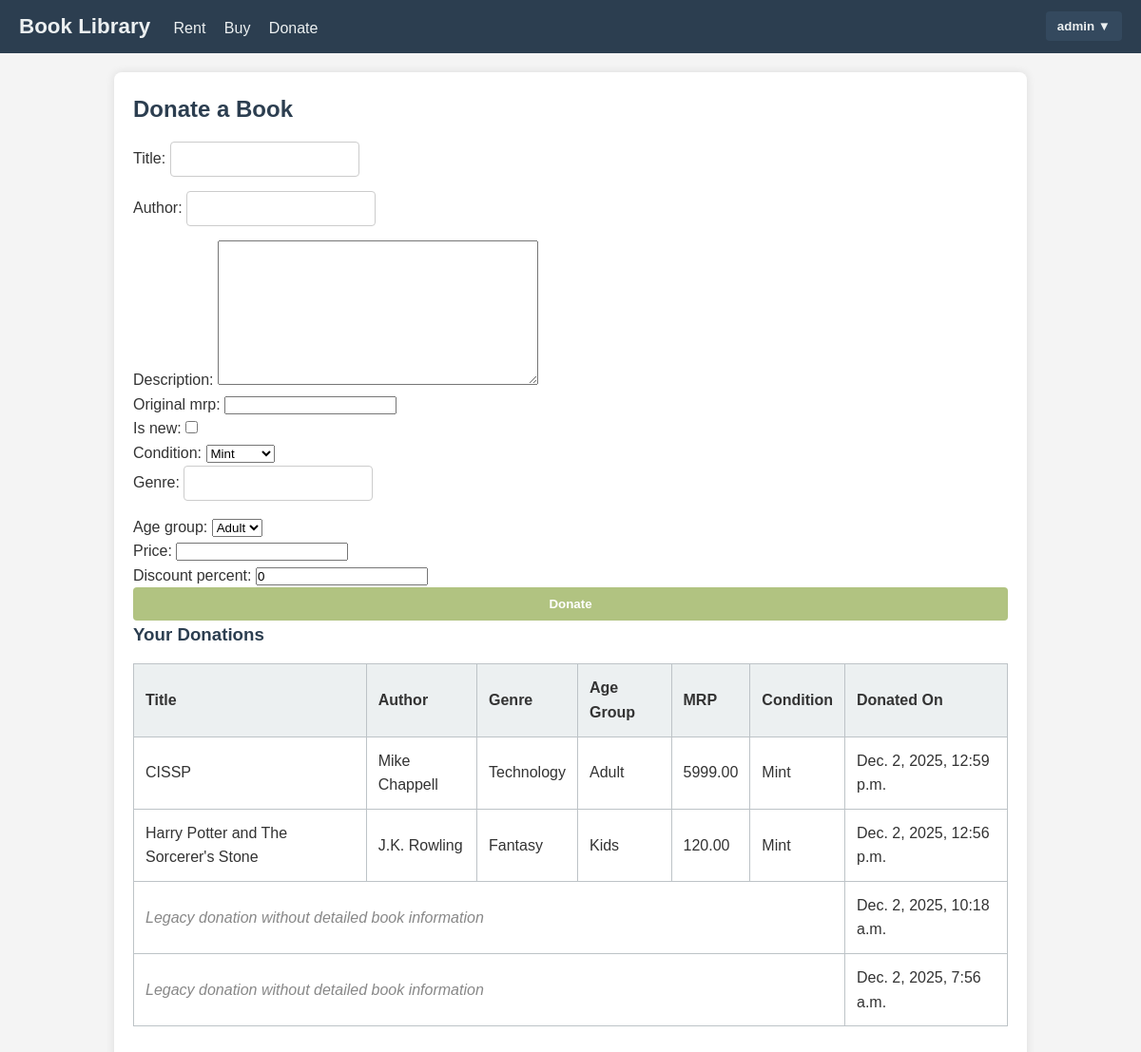
The app's page /?tab=donate (signed in) with its own data.
### library_app/models.py (models this page shows, shortened)
class Donation(models.Model):
    user = models.ForeignKey(User, on_delete=models.CASCADE)
    book = models.ForeignKey(Book, on_delete=models.CASCADE, null=True, blank=True)
    donated_on = models.DateTimeField(auto_now_add=True)

class Book(models.Model):
    CONDITION_CHOICES = [
        ('mint', 'Mint'),
        ('not-mint', 'Not Mint'),
    ]
    AGE_GROUP_CHOICES = [
        ('kids', 'Kids'),
        ('adult', 'Adult'),
    ]
    title = models.CharField(max_length=200)
    author = models.CharField(max_length=100)
    description = models.TextField(blank=True, default="")
    original_mrp = models.DecimalField(max_digits=8, decimal_places=2, null=True, blank=True)
    is_new = models.BooleanField(default=False)
    condition = models.CharField(max_length=20, choices=CONDITION_CHOICES, default='mint')
    genre = models.CharField(max_length=100, blank=True, default="")
    age_group = models.CharField(max_length=10, choices=AGE_GROUP_CHOICES, default='adult')
    price = models.DecimalField(max_digits=8, decimal_places=2, null=True, blank=True)
    discount_percent = models.PositiveIntegerField(default=0)
    offer_price = models.DecimalField(max_digits=8, decimal_places=2, null=True, blank=True)
    available = models.BooleanField(default=True)
    donated_by = models.ForeignKey(
        User,
        null=True,
        blank=True,
        on_delete=models.SET_NULL,
        related_name='donated_books'
    )

### library_app/views/home.py (the view)
# urls.py: path("", library_home, name="library-home"),
@login_required
def library_home(request):
    tab = request.GET.get("tab", "rent")
    books_qs = Book.objects.all().order_by("id")
    buyable_qs = Book.objects.filter(price__isnull=False).order_by("id")
    page_number = request.GET.get("page", 1)
    if tab == "rent":
        paginator = Paginator(books_qs, 5)
        books = paginator.get_page(page_number)
        buyable_books = None
    elif tab == "buy":
        paginator = Paginator(buyable_qs, 5)
        buyable_books = paginator.get_page(page_number)
        books = None
    else:
        books = books_qs
        buyable_books = buyable_qs
    rentals = Rental.objects.filter(user=request.user).order_by("-rented_on")
    donations = (
        Donation.objects.filter(user=request.user)
        .select_related("book")
        .order_by("-donated_on")
    )
    purchases = (
        Purchase.objects.filter(user=request.user)
        .select_related("book")
        .order_by("-purchased_on")
    )
    donation_form = DonationBookForm()
    context = {
        "tab": tab,
        "books": books,
        "buyable_books": buyable_books,
        "rentals": rentals,
        "donations": donations,
        "purchases": purchases,
        "donation_form": donation_form,
    }
    return render(request, "library_app/home.html", context)

### library_app/forms.py
class DonationBookForm(forms.ModelForm):
    class Meta:
        model = Book
        fields = [
            'title',
            'author',
            'description',
            'original_mrp',
            'is_new',
            'condition',
            'genre',
            'age_group',
            'price',
            'discount_percent',
        ]

### library_app/templates/library_app/home.html (shortened to what this page needs)
{% extends 'library_app/index.html' %}
{% block content %}
  {% if tab == 'rent' %}
    <h2>Rent Books</h2>
    <h3>Available Books (Rent)</h3>
    <table>
      <thead>
        <tr>
          <th>Title</th><th>Author</th><th>Status</th><th>Actions</th>
        </tr>
      </thead>
      <tbody>
        {% for book in books %}
        <tr>
          <td>{{ book.title }}</td>
          <td>{{ book.author }}</td>
          <td>
            {% if book.available %}
              <span class="status-available">Available</span>
            {% else %}
              <span class="status-rented">Rented</span>
            {% endif %}
          </td>
          <td>
            {% if book.available %}
              <a href="{% url 'rent-book' book.id %}" class="btn-action">Rent</a>
            {% else %}
              <span class="disabled">Not Available</span>
            {% endif %}
          </td>
        </tr>
        {% empty %}
        <tr><td colspan="4">No books available.</td></tr>
        {% endfor %}
      </tbody>
    </table>
    {% if books and books.paginator %}
      <div class="pagination">
        {% if books.has_previous %}
          <a href="?tab=rent&page={{ books.previous_page_number }}">Previous</a>
        {% endif %}
        <span>Page {{ books.number }} of {{ books.paginator.num_pages }}</span>
        {% if books.has_next %}
          <a href="?tab=rent&page={{ books.next_page_number }}">Next</a>
        {% endif %}
      </div>
    {% endif %}
  {% elif tab == 'donate' %}
    <h2>Donate a Book</h2>
    <form method="POST" action="{% url 'donate-book' %}" class="form">
      {{ donation_form.as_p }}
      <button type="submit" class="btn-primary">Donate</button>
    </form>
 <h3>Your Donations</h3>
  <table>
    <thead>
      <tr>
        <th>Title</th>
        <th>Author</th>
        <th>Genre</th>
        <th>Age Group</th>
        <th>MRP</th>
        <th>Condition</th>
        <th>Donated On</th>
      </tr>
    </thead>
    <tbody>
      {% for donation in donations %}
      <tr>
        {% if donation.book %}
          <td>{{ donation.book.title }}</td>
          <td>{{ donation.book.author }}</td>
          <td>{{ donation.book.genre }}</td>
          <td>{{ donation.book.get_age_group_display }}</td>
          <td>{{ donation.book.original_mrp }}</td>
          <td>{{ donation.book.get_condition_display }}</td>
        {% else %}
          <td colspan="6" style="font-style: italic; color: #888;">
            Legacy donation without detailed book information
          </td>
        {% endif %}
        <td>{{ donation.donated_on }}</td>
      </tr>
      {% empty %}
      <tr>
        <td colspan="7">No donations yet.</td>
      </tr>
      {% endfor %}
    </tbody>
  </table>
  {% else %}
    <h2>Your Library</h2>
    <p>Select an option from the navigation bar above.</p>
  {% endif %}
{% endblock %}

### library_app/templates/library_app/index.html (shortened to what this page needs)
{% load static %}
<!DOCTYPE html>
<html lang="en">
<head>
  <link rel="stylesheet" href="{% static 'library_app/styles.css' %}" />
</head>
<body>
  <nav class="navbar">
    <div class="nav-left">
      <a href="{% url 'library-home' %}" class="nav-brand">Book Library</a>
      {% if user.is_authenticated %}
        <a href="{% url 'library-home' %}?tab=rent" class="nav-link">Rent</a>
        <a href="{% url 'library-home' %}?tab=buy" class="nav-link">Buy</a>
        <a href="{% url 'library-home' %}?tab=donate" class="nav-link">Donate</a>
      {% endif %}
    </div>
    <div class="nav-right">
      {% if user.is_authenticated %}
      <div class="dropdown">
        <button class="dropbtn">
          {{ user.username }} ▼
        </button>
      </div>
      {% else %}
        <a href="{% url 'login' %}" class="nav-link">Login</a>
        <a href="{% url 'register' %}" class="nav-link">Register</a>
      {% endif %}
    </div>
  </nav>
  <div class="container">
    <main>
      {% block content %}{% endblock %}
    </main>
  </div>
</body>
</html>

### library_app/static/library_app/styles.css (style rules this page uses)
* { box-sizing: border-box; margin: 0; padding: 0; }
body { font-family: Arial, sans-serif; background-color: #f4f4f4; line-height: 1.6; color: #333; }
.container { max-width: 960px; margin: 20px auto; padding: 20px; background: #fff; box-shadow: 0 0 10px rgba(0,0,0,0.1); border-radius: 8px; }
h2, h3 { margin-bottom: 15px; color: #2c3e50; }
form { display: flex; flex-direction: column; }
form input[type="text"], form input[type="password"] { padding: 10px; margin-bottom: 15px; border: 1px solid #ccc; border-radius: 4px; }
button, .btn-primary, .btn-action, .btn-logout, .btn-buy { background-color: #B1C381; color: #fff; padding: 10px 15px; border: none; border-radius: 4px; cursor: pointer; font-weight: 600; transition: background 0.3s; text-decoration: none; display: inline-block; text-align: center; }
table { width: 100%; border-collapse: collapse; margin-bottom: 20px; }
thead { background-color: #ecf0f1; }
th, td { padding: 12px; border: 1px solid #bdc3c7; text-align: left; }
.navbar { background-color: #2c3e50; color: #ecf0f1; padding: 10px 20px; display: flex; justify-content: space-between; align-items: center; }
.nav-brand { font-size: 1.4rem; font-weight: 700; color: #ecf0f1; text-decoration: none; margin-right: 20px; }
.nav-left .nav-link, .nav-right .nav-link { margin-right: 15px; color: #ecf0f1; text-decoration: none; font-weight: 500; }
.dropdown { position: relative; display: inline-block; }
.dropbtn { background-color: #34495e; color: #ecf0f1; padding: 8px 12px; border: none; border-radius: 4px; cursor: pointer; }

### records on screen
Donation: book "CISSP", book.author "Mike Chappell", book.genre "Technology", book.age_group "Adult", book.original_mrp "5999.00", book.condition "Mint", donated_on "Dec. 2, 2025, 12:59 p.m."
Donation: book "Harry Potter and The Sorcerer's Stone", book.author "J.K. Rowling", book.genre "Fantasy", book.age_group "Kids", book.original_mrp "120.00", book.condition "Mint", donated_on "Dec. 2, 2025, 12:56 p.m."
Donation: shows "Legacy donation without detailed book information", donated_on "Dec. 2, 2025, 10:18 a.m."
Donation: shows "Legacy donation without detailed book information", donated_on "Dec. 2, 2025, 7:56 a.m."

### other values on screen
{{ user.username }} "admin"
